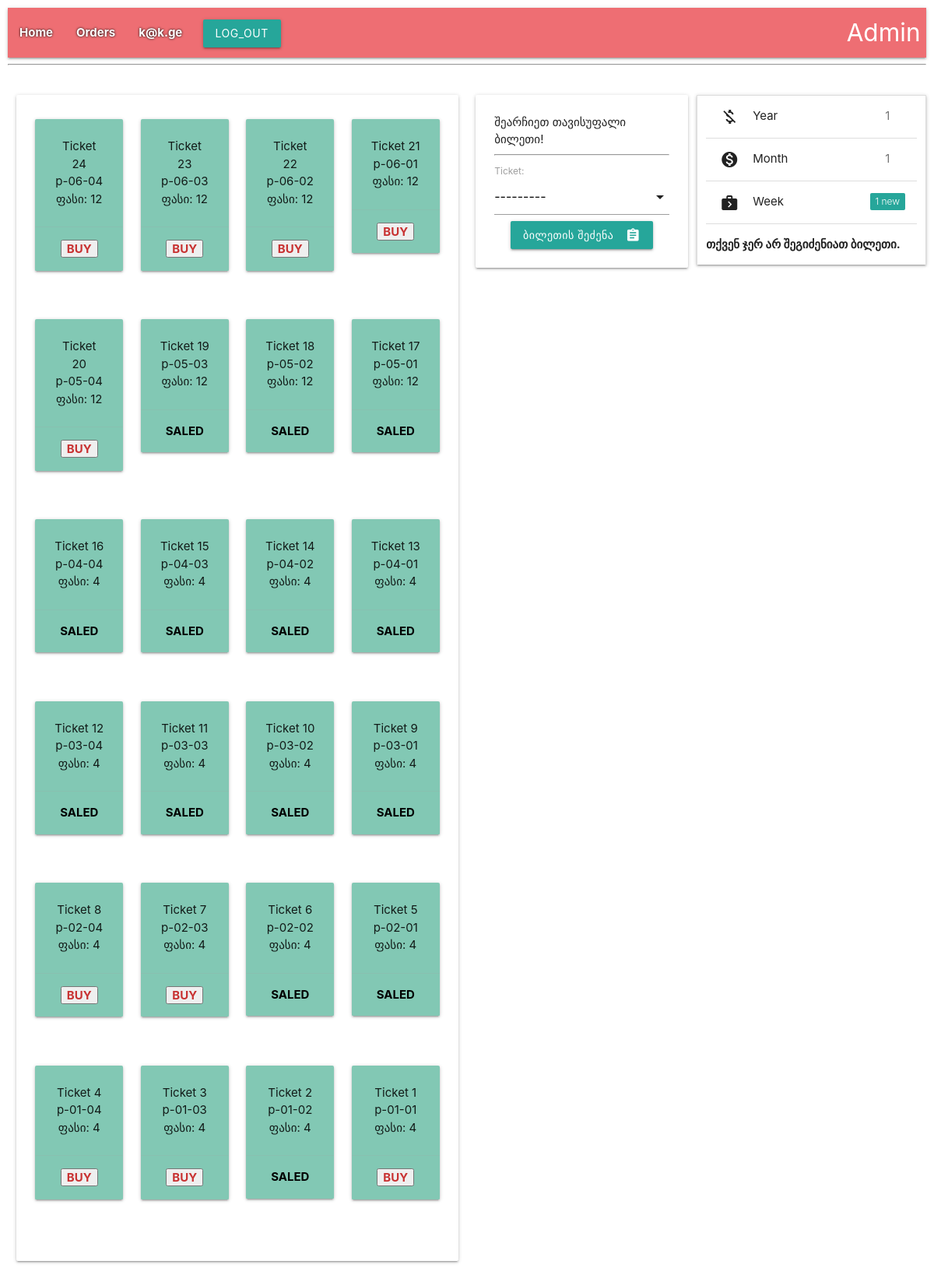
Page /personal/ (signed in) on the committed database.
### user/models.py (models this page shows, shortened)
class User(AbstractUser):
    username = None
    email = models.EmailField(_('email address'), unique=True)
    salary = models.DecimalField(
        max_digits=8, decimal_places=2,
        verbose_name=_('Salary'), help_text='in Lari)', default=Decimal(100)
    )
    phone_number = models.CharField(max_length=50, verbose_name=_('Phone Number'))
    objects = UserManager()
    USERNAME_FIELD = 'email'
    REQUIRED_FIELDS = []
    class Meta:
        verbose_name = _('Employee')
        verbose_name_plural = _('Employees')

### tickets/models.py (models this page shows)
class Ticket(models.Model):
    name = models.CharField(max_length=24, verbose_name='Name')
    start_time = models.DateTimeField(verbose_name='Start time', default=datetime(2021, 2, 3))
    end_time = models.DateTimeField(verbose_name="End time", default=datetime(2021, 2, 4))
    code = models.IntegerField(unique=True)
    price = models.IntegerField(default=12)
    class StatusType(TextChoices):
        FREE = 'Free', _("Free")
        SALED = 'Saled', _("Saled")
    status = models.CharField(max_length=5, choices=StatusType.choices, default=StatusType.FREE)
    def __str__(self):
        return f'{self.name} - {self.status}'
    class Meta:
        verbose_name = _('Ticket')
        verbose_name_plural = _('Tickets')

### tickets/views.py (the view, shortened to what this page needs)
# urls.py: path('personal/', lr(personal), name='personal'),
def personal(request: WSGIRequest) -> HttpResponse:
    order_form1 = OrderModelForm1()
    order_form2 = OrderModelForm2()
    q1 = request.POST.get('ticket')
    personal_page: User = get_object_or_404(User.objects.all(), pk=request.user.id)
    last = personal_page.orders.all().order_by('-sale_date')
    if len(last) > 0:
        last = last[0]
    now = timezone.now()
    person_salary_info = personal_page.orders.all().annotate(
        earned_per_order=Sum('t_price')).aggregate(
        earned_money_year=Sum(
            'earned_per_order',
            filter=Q(sale_date__gte=now - timezone.timedelta(days=365))
        ),
        washed_last_year=Count(
            'id',
            filter=Q(sale_date__gte=now - timezone.timedelta(days=365))
        ),
        earned_money_month=Sum(
            'earned_per_order',
            filter=Q(sale_date__gte=now - timezone.timedelta(weeks=4))
        ),
        washed_last_month=Count(
            'id',
            filter=Q(sale_date__gte=now - timezone.timedelta(weeks=4))
        ),
        earned_money_week=Sum(
            'earned_per_order',
            filter=Q(sale_date__gte=now - timezone.timedelta(days=7))
        ),
        washed_last_week=Count(
            'id',
            filter=Q(sale_date__gte=now - timezone.timedelta(days=7))
        )
    )
    ticket_list = Ticket.objects.all().order_by('-pk')
    return render(request, template_name='tickets/personal.html', context={
        'form': order_form1,
        'personal': personal_page,
        'ticket_list': ticket_list,
        'last': last,
        **person_salary_info,
    })

### tickets/forms.py
class OrderModelForm1(forms.ModelForm):
    class Meta:
        widgets = {'sale_date': DateTimeInput()}
        model = Order
        fields = ('ticket',)

### templates/tickets/personal.html (shortened to what this page needs)
{% extends 'base.html' %}
{% block content %}
<hr>
<div class="row"></div>
<div class="row">
    <div class="col s12 m6 l6">
        <div class="card">
            <div class="card-content">
                {% for ticket in ticket_list %}
                {% if forloop.counter0|divisibleby:4 %}
                <div class="row">
                    {% endif %}
                    <div class="col s12 m3 l3 center">
                        <div class="row">
                            <div class="col s12">
                                <div class="card" style="background-color: rgb(130,200,180);">
                                    <div class="card-content">
                                        <p>Ticket {{ ticket.pk }}</p>
                                        <p>{{ ticket.name }}</p>
                                        <p>ფასი: {{ ticket.price }}</p>
                                    </div>
                                    <div class="card-action">
                                        {% if ticket.orders %}
                                        <span style="color: rgb(0,0,0); font-weight: bold;">SALED</span>
                                        {% else %}
                <form action="{% url 'tickets:personal' %}" method="post">
                    <input type="submit" style="color:rgb(200,50,50); font-weight: bold;" name="buy" value="BUY">
                </form>
                                        {% endif %}
                                    </div>
                                </div>
                            </div>
                        </div>
                    </div>
                    {% if forloop.counter|divisibleby:4 or forloop.last %}
                </div>
                {% endif %}
                {% endfor %}
            </div>
        </div>
    </div>
    <div class="col s12 m3">
        <div class="card">
            <div class="card-content">
                <p>შეარჩიეთ თავისუფალი ბილეთი!</p>
                <hr>
                <form action="{% url 'tickets:personal' %}" method="post">
                    {{ form.as_p }}
                    <div style="text-align:center">
                        <button class="btn waves-effect waves-light" type="submit" name="action">
                            ბილეთის შეძენა
                            <i class="material-icons right">assignment</i>
                        </button>
                    </div>
                </form>
            </div>
        </div>
    </div>
    <div class="col s12 m3">
        <div class="row">
            <div class="card-content">
                <ul class="col s12 collapsible">
                    <li>
                        <div class="collapsible-header">
                            <i class="material-icons">money_off</i>
                            Year
                            <span class="badge">1</span></div>
                    </li>
                    <li>
                        <div class="collapsible-header">
                            <i class="material-icons">monetization_on</i>
                            Month
                            <span class="badge">1</span></div>
                    </li>
                    <li>
                        <div class="collapsible-header">
                            <i class="material-icons">next_week</i>
                            Week
                            <span class="new badge">1</span>
                        </div>
                    </li>
                    <li>
                        {% if last %}
                        <p>ბოლო შენაძენი ბილეთი:</p>
                        <p>სახელი: {{ last.ticket.name }} </p>
                        <p>თარიღი: {{ last.sale_date }} </p>
                        <p>ფასი: {{ last.t_price }}</p>
                        {% else %}
                        <p><b>თქვენ ჯერ არ შეგიძენიათ ბილეთი.</b></p>
                        {% endif %}
                    </li>
                </ul>
            </div>
        </div>
    </div>
</div>
{% endblock %}

### templates/partials/header.html (shortened to what this page needs)
<nav style="padding= 20px;">
    <div class="nav-wrapper">
      <ul id="nav-mobile" class="left hide-on-med-and-down">
        <li style="color: rgb(100,30,30); font-weight: bold; text-shadow: 0 0 3px #000000;"><a href="{% url 'tickets:index' %}">Home</a></li>
        {% if user.is_authenticated %}
          <li style="color: rgb(100,30,30); font-weight: bold; text-shadow: 0 0 3px #000000;"><a href="{% url 'tickets:order' %}">Orders</a></li>
          <li style="color: rgb(100,30,30); font-weight: bold; text-shadow: 0 0 3px #000000;"><a href="{% url 'tickets:personal' %}">{{ user.email }}</a></li>
          <li>
            <form action="{% url 'user:user_logout' %}" method="POST">
                <div class="row">
                    <div class="col s12">
                        <button class="btn waves-effect waves-light" type="submit" name="action">
                            Log_out
                        </button>
                    </div>
                </div>
            </form>
        {% else %}
        <li><a href="{% url 'user:user_login' %}" style="color: rgb(100,30,30); font-weight: bold; text-shadow: 0 0 3px #ffffff; float: right;">
            Log-in
        </a></li>
        {% endif %}
          <li><a href="{% url 'admin:index' %}" class="brand-logo right">
              Admin</a></li>
      </ul>
    </div>
</nav>

### rows in the picture
User: email "k@k.ge"
Ticket: pk "24", name "p-06-04", price "12"
Ticket: pk "23", name "p-06-03", price "12"
Ticket: pk "22", name "p-06-02", price "12"
Ticket: pk "21", name "p-06-01", price "12"
Ticket: pk "20", name "p-05-04", price "12"
Ticket: pk "19", name "p-05-03", price "12", shows "SALED"
Ticket: pk "18", name "p-05-02", price "12", shows "SALED"
Ticket: pk "17", name "p-05-01", price "12", shows "SALED"
Ticket: pk "16", name "p-04-04", price "4", shows "SALED"
Ticket: pk "15", name "p-04-03", price "4", shows "SALED"
Ticket: pk "14", name "p-04-02", price "4", shows "SALED"
Ticket: pk "13", name "p-04-01", price "4", shows "SALED"
Ticket: pk "12", name "p-03-04", price "4", shows "SALED"
Ticket: pk "11", name "p-03-03", price "4", shows "SALED"
Ticket: pk "10", name "p-03-02", price "4", shows "SALED"
Ticket: pk "9", name "p-03-01", price "4", shows "SALED"
Ticket: pk "8", name "p-02-04", price "4"
Ticket: pk "7", name "p-02-03", price "4"
Ticket: pk "6", name "p-02-02", price "4", shows "SALED"
Ticket: pk "5", name "p-02-01", price "4", shows "SALED"
Ticket: pk "4", name "p-01-04", price "4"
Ticket: pk "3", name "p-01-03", price "4"
Ticket: pk "2", name "p-01-02", price "4", shows "SALED"
Ticket: pk "1", name "p-01-01", price "4", as_p "Ticket:"
